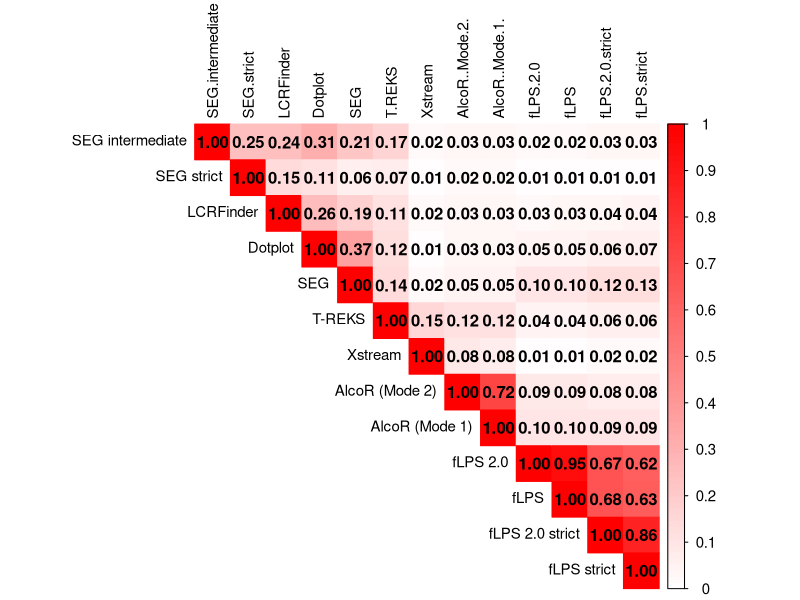
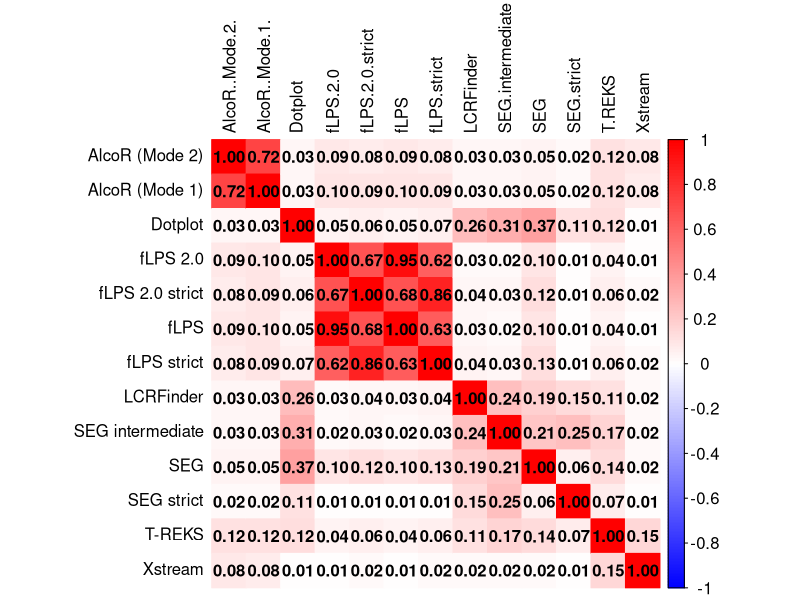

Reproduce these figures in R, in order.
setwd("/home/anirjit/ANIRJIT/RESULTS/Jaccard")

library(corrplot)
jm <- read.delim("human_jaccard.tsv", header = T, sep = "\t", quote = "", row.names = 1)
jm <- as.matrix(jm)

jpeg("human_jaccard.jpg", width = 6000, height = 4500, res = 500)
corrplot(jm, method = "color", col = colorRampPalette(c("blue","white","red"))(150), tl.col = "black", tl.cex = 1, cl.cex = 1, addCoef.col = "black")
dev.off()

corrplot(jm, type = "upper", order = "hclust", method = "color", col = colorRampPalette(c("blue","white","red"))(150), tl.col = "black", tl.cex = 0.9, cl.cex = 0.9, addCoef.col = "black", col.lim = c(0, 1))
